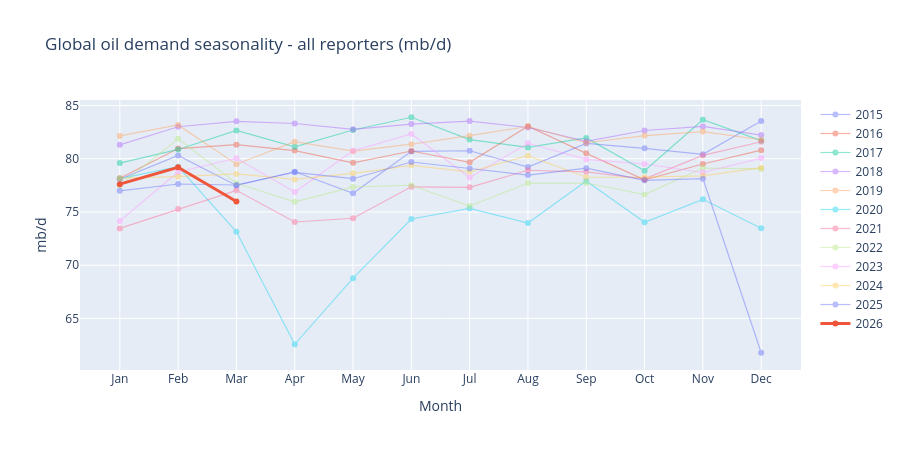

Notebook source saved alongside this figure:
### Markdown cell above
### 5.5 Demand seasonality (one line per year)

### Code cell
"""Year-over-year overlay of monthly demand. Older years faded, current year bold."""

def seasonality_chart(
    monthly: pd.DataFrame, value_col: str, value_label: str, title: str,
    start_year: int = 2015,
):
    """Generic seasonality overlay. ``monthly`` must have date + value_col."""
    df = monthly.copy()
    df["year"] = pd.to_datetime(df["date"]).dt.year
    df["month"] = pd.to_datetime(df["date"]).dt.month
    df = df[df["year"] >= start_year]

    current_year = int(df["year"].max())
    fig = go.Figure()
    for yr, grp in df.groupby("year"):
        is_current = yr == current_year
        fig.add_trace(go.Scatter(
            x=grp["month"], y=grp[value_col],
            name=str(yr), mode="lines+markers",
            line=dict(width=3 if is_current else 1.2),
            opacity=1.0 if is_current else 0.45,
        ))
    fig.update_layout(
        title=title, height=450, hovermode="x unified",
        xaxis=dict(title="Month", tickmode="array",
                   tickvals=list(range(1, 13)),
                   ticktext=["Jan","Feb","Mar","Apr","May","Jun","Jul","Aug","Sep","Oct","Nov","Dec"]),
        yaxis_title=value_label,
    )
    return fig


# Demand seasonality - all reporters
seasonality_chart(
    dem_all.assign(value_mb=dem_all["obs_value"] / 1000),
    value_col="value_mb",
    value_label="mb/d",
    title="Global oil demand seasonality - all reporters (mb/d)",
).show()

### Figure 1 — Plotly figure (JSON) as saved in the notebook; plotly's stock layout.template omitted (floating-point values rounded to 4 significant figures)
{"data": [{"line": {"width": 1.2}, "mode": "lines+markers", "name": "2015", "opacity": 0.45, "type": "scatter", "x": [1, 2, 3, 4, 5, 6, 7, 8, 9, 10, 11, 12], "y": [78.07, 80.3, 77.49, 78.77, 76.75, 80.69, 80.74, 79.21, 81.44, 80.97, 80.41, 83.54]}, {"line": {"width": 1.2}, "mode": "lines+markers", "name": "2016", "opacity": 0.45, "type": "scatter", "x": [1, 2, 3, 4, 5, 6, 7, 8, 9, 10, 11, 12], "y": [78.17, 80.95, 81.31, 80.76, 79.61, 80.72, 79.66, 83.04, 80.5, 78.02, 79.5, 80.8]}, {"line": {"width": 1.2}, "mode": "lines+markers", "name": "2017", "opacity": 0.45, "type": "scatter", "x": [1, 2, 3, 4, 5, 6, 7, 8, 9, 10, 11, 12], "y": [79.58, 80.87, 82.65, 81.11, 82.69, 83.89, 81.79, 81.06, 81.95, 78.87, 83.66, 81.69]}, {"line": {"width": 1.2}, "mode": "lines+markers", "name": "2018", "opacity": 0.45, "type": "scatter", "x": [1, 2, 3, 4, 5, 6, 7, 8, 9, 10, 11, 12], "y": [81.3, 83.0, 83.51, 83.3, 82.76, 83.25, 83.53, 82.93, 81.63, 82.65, 83.03, 82.21]}, {"line": {"width": 1.2}, "mode": "lines+markers", "name": "2019", "opacity": 0.45, "type": "scatter", "x": [1, 2, 3, 4, 5, 6, 7, 8, 9, 10, 11, 12], "y": [82.14, 83.17, 79.48, 81.59, 80.7, 81.36, 82.16, 83.02, 81.5, 82.17, 82.55, 81.78]}, {"line": {"width": 1.2}, "mode": "lines+markers", "name": "2020", "opacity": 0.45, "type": "scatter", "x": [1, 2, 3, 4, 5, 6, 7, 8, 9, 10, 11, 12], "y": [78.14, 79.25, 73.14, 62.57, 68.78, 74.34, 75.34, 73.95, 77.91, 74.03, 76.18, 73.47]}, {"line": {"width": 1.2}, "mode": "lines+markers", "name": "2021", "opacity": 0.45, "type": "scatter", "x": [1, 2, 3, 4, 5, 6, 7, 8, 9, 10, 11, 12], "y": [73.45, 75.27, 77.03, 74.06, 74.4, 77.36, 77.31, 78.92, 78.77, 78.1, 80.31, 81.59]}, {"line": {"width": 1.2}, "mode": "lines+markers", "name": "2022", "opacity": 0.45, "type": "scatter", "x": [1, 2, 3, 4, 5, 6, 7, 8, 9, 10, 11, 12], "y": [77.49, 81.88, 77.69, 75.95, 77.35, 77.51, 75.55, 77.71, 77.71, 76.63, 79.12, 79.04]}, {"line": {"width": 1.2}, "mode": "lines+markers", "name": "2023", "opacity": 0.45, "type": "scatter", "x": [1, 2, 3, 4, 5, 6, 7, 8, 9, 10, 11, 12], "y": [74.15, 78.75, 80.04, 76.87, 80.74, 82.32, 78.23, 81.44, 79.93, 79.5, 78.7, 80.06]}, {"line": {"width": 1.2}, "mode": "lines+markers", "name": "2024", "opacity": 0.45, "type": "scatter", "x": [1, 2, 3, 4, 5, 6, 7, 8, 9, 10, 11, 12], "y": [78.17, 78.32, 78.56, 78.05, 78.62, 79.38, 78.76, 80.28, 78.26, 78.26, 78.39, 79.16]}, {"line": {"width": 1.2}, "mode": "lines+markers", "name": "2025", "opacity": 0.45, "type": "scatter", "x": [1, 2, 3, 4, 5, 6, 7, 8, 9, 10, 11, 12], "y": [76.98, 77.62, 77.53, 78.72, 78.12, 79.69, 79.08, 78.46, 79.11, 77.97, 78.12, 61.78]}, {"line": {"width": 3}, "mode": "lines+markers", "name": "2026", "opacity": 1, "type": "scatter", "x": [1, 2, 3], "y": [77.61, 79.19, 75.98]}], "layout": {"height": 450, "hovermode": "x unified", "title": {"text": "Global oil demand seasonality - all reporters (mb/d)"}, "xaxis": {"tickmode": "array", "ticktext": ["Jan", "Feb", "Mar", "Apr", "May", "Jun", "Jul", "Aug", "Sep", "Oct", "Nov", "Dec"], "tickvals": [1, 2, 3, 4, 5, 6, 7, 8, 9, 10, 11, 12], "title": {"text": "Month"}}, "yaxis": {"title": {"text": "mb/d"}}}}
